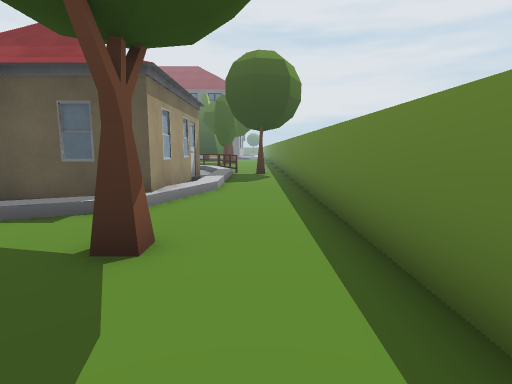
[1] (above)

24 first-person views from a walk through a scene from a Unity 3-D project. The camera is 1.2 m above the floor, tilts 8° down and sees 80° across. Doors are open. The floor is counted in squares, 1 m on a side. Each view is taken from the middle of a square. On the plan, view 1 faces up. The plan holds only what a view shows up to about 13 squares ahead; the rest is blank. The place goes on beyond the plan. Some animated figures are not drawn. Some surface patterns are stand-ins.

[2]
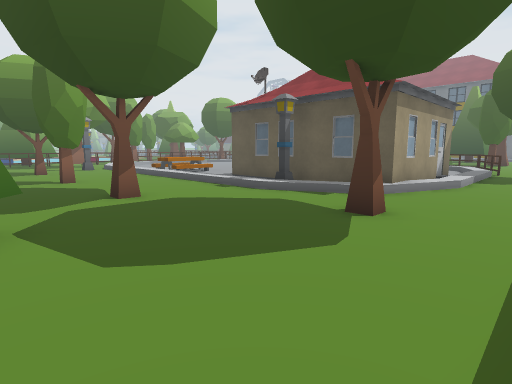

[3]
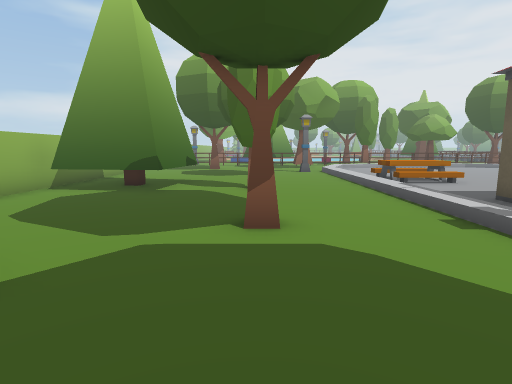

[4]
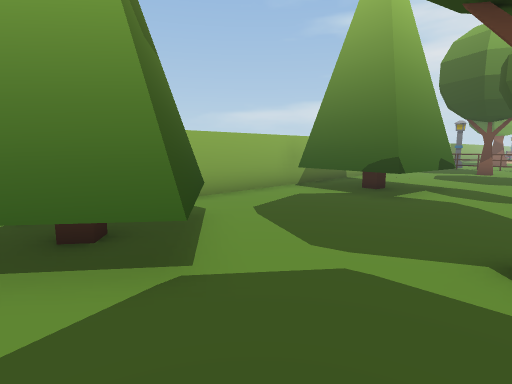

[5]
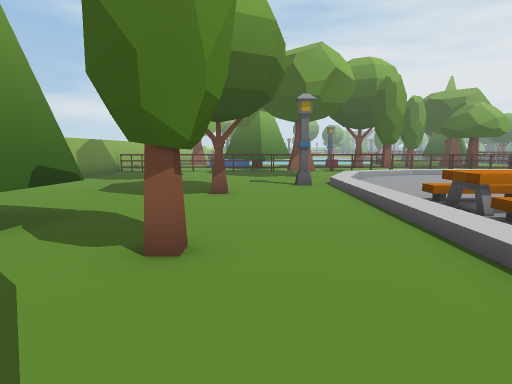

[6]
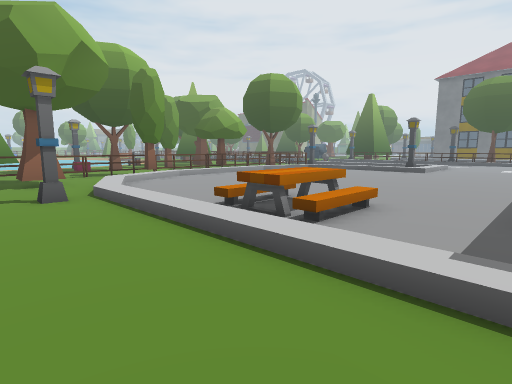

[7]
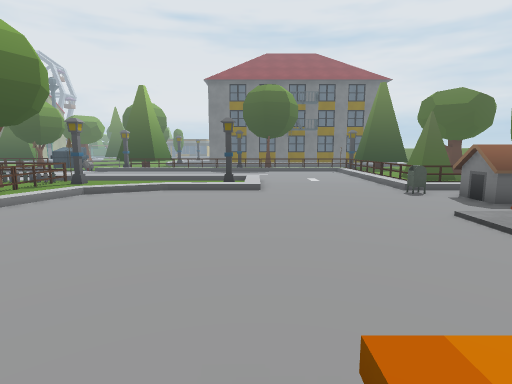

[8]
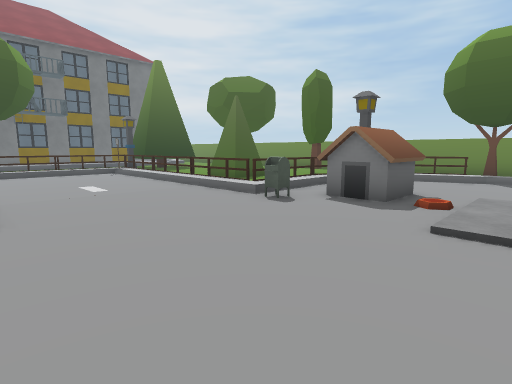

[9]
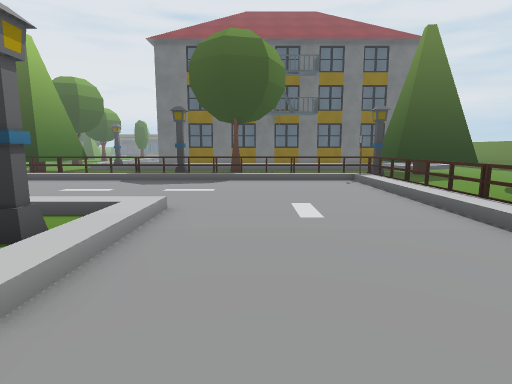

[10]
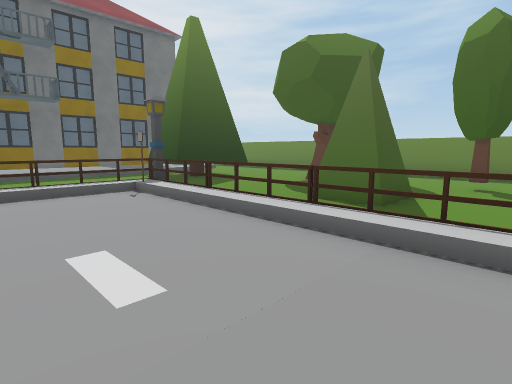

[11]
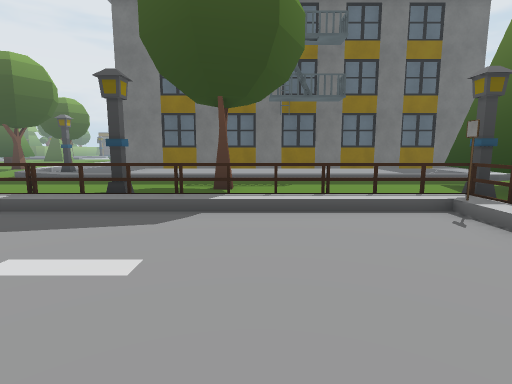

[12]
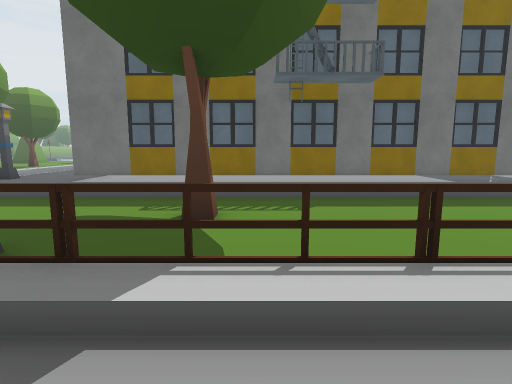

[13]
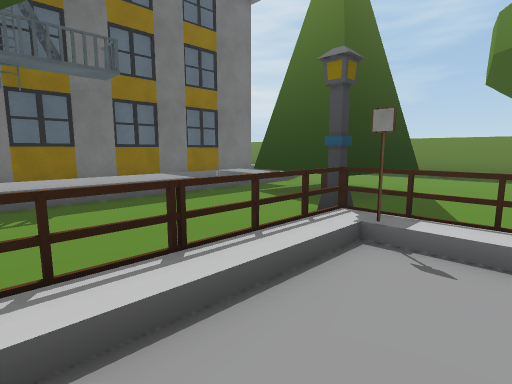

[14]
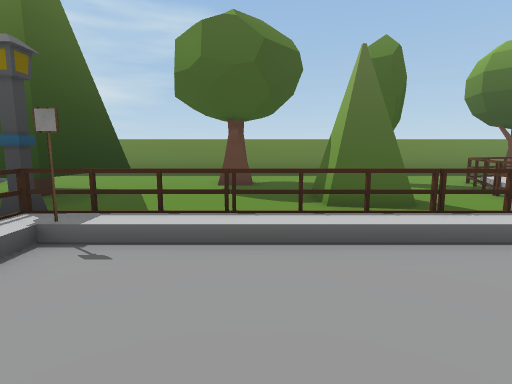

[15]
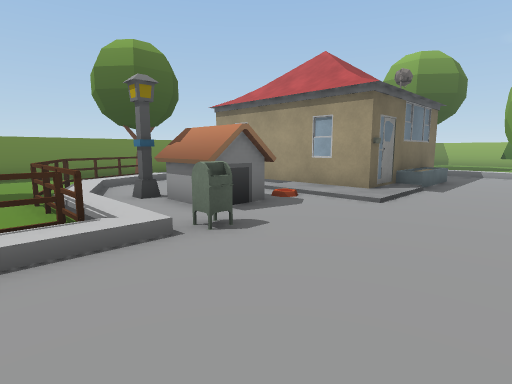

[16]
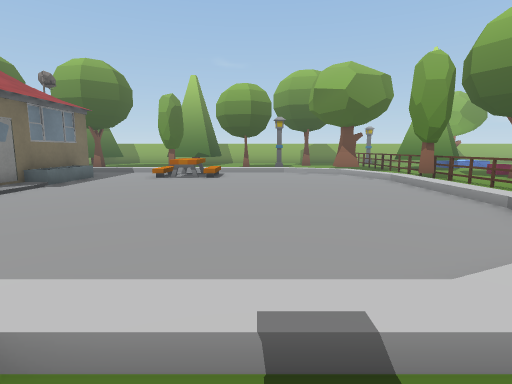

[17]
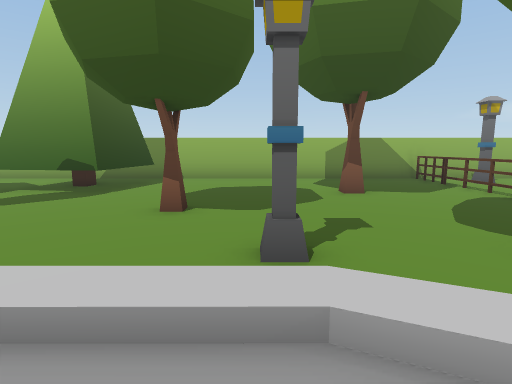

[18]
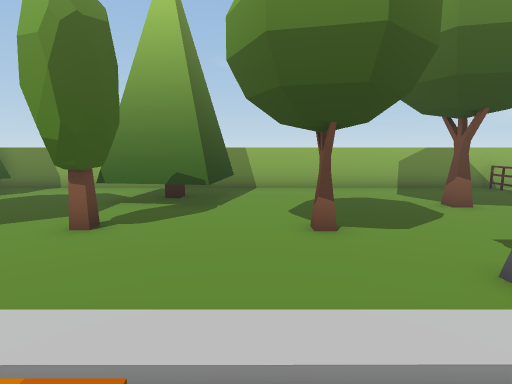

[19]
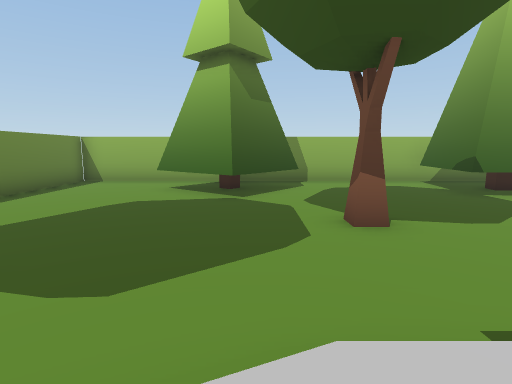

[20]
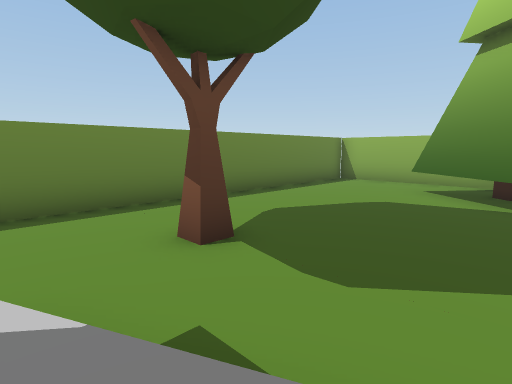

[21]
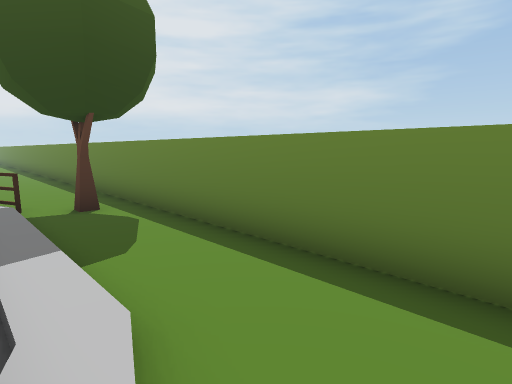

[22]
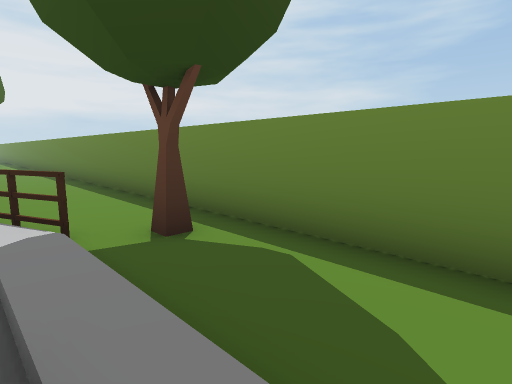

[23]
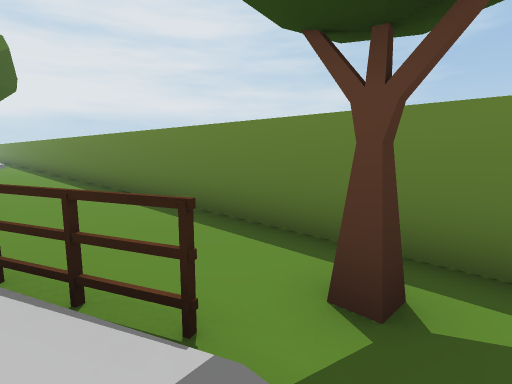

[24]
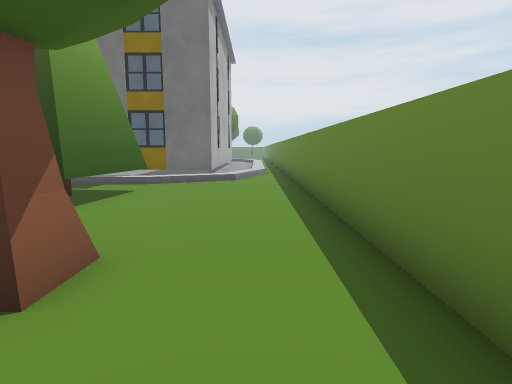

### Floor plan
Key: @ floor where view 1 was taken; # wall or solid block; . main floor; : floor 0.25 m higher than the main floor; / step, stairs or slope; T tree; B building; S streetlight; A table; F fence; M mailbox; I sign; O other object.
Columns run from 22 left of view 1 to 2 right of it. Each row starts with its distance up from view 1.
 38    ..B  B..B..B.
 37                      /..#
 36                     //..#
 35 /////////////////////...#
 34 ........................#
 33  ...............T TT....#
 32  .......T.......TTT.....#
 31   .............TTTT.....#
 30 F F..FS.FFF.F.S.TTT.....#
 29 /////////////IF.........#
 28  ............/F.........#
 27   .........../F....TT...#
 26   .........../......T...#
 25    ........../..........#
 24        ....../F.TT......#
 23      ///...../ .TT......#
 22      ../...../ .....T...#
 21      .S/...../ .....T...#
 20     .../...../FFFF......#
 19   //////...../////FF....#
 18  //..........M....//F...#
 17 //............OOS..//...#
 16 /.............OOO.../F..#
 15 /.............:.....//T.#
 14 /...................//..#
 13 /............       //..#
 12 /............BB     //..#
 11 /.........../#      //..#
 10 /.........../#      //..#
  9 /.........../#      //..#
  8 /....../AO../#      /...#
  7 //...../AO...#######/...#
  6 .//..../A/....  S.//....#
  5 ..//////:::::://///.....#
  4 T...S...............T...#
  3 ........................#
  2 ........................#
  1 ......T...TT...T........#
  0 ......................@.#
 -1 .........T..............#
 -2 .T......TTTT.....TT.....#
 -3 ........TTTT....TTTTT...#
 -4 ........TTTT....TT T....#
 -5 .......... T.....  .....#
 -6 #########################

Where each view was taken, in squares from view 1:
view 1: 0 up, 0 right, facing up
view 2: 2 down, 1 right, facing up-left
view 3: 1 up, 2 left, facing left
view 4: 1 up, 3 left, facing down-left
view 5: 2 up, 8 left, facing left
view 6: 2 up, 10 left, facing up-left
view 7: 7 up, 15 left, facing up
view 8: 13 up, 15 left, facing up-right
view 9: 17 up, 13 left, facing up
view 10: 20 up, 13 left, facing up-right
view 11: 23 up, 13 left, facing up
view 12: 27 up, 13 left, facing up
view 13: 27 up, 13 left, facing up-right
view 14: 26 up, 13 left, facing right
view 15: 21 up, 13 left, facing down-right
view 16: 21 up, 17 left, facing down
view 17: 7 up, 18 left, facing down
view 18: 7 up, 15 left, facing down
view 19: 6 up, 5 left, facing down
view 20: 6 up, 5 left, facing down-right
view 21: 7 up, 2 left, facing up-right
view 22: 11 up, 2 left, facing up-right
view 23: 14 up, 2 left, facing up-right
view 24: 24 up, 0 right, facing up
